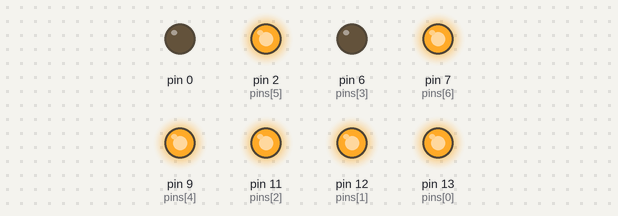
A program run on a simulated Arduino Uno, built with avr-gcc and run on an emulated ATmega328P. On the bench: output pins drawn as LEDs (lit = HIGH).

Above: at 0.1 s.
At 4.1 s:
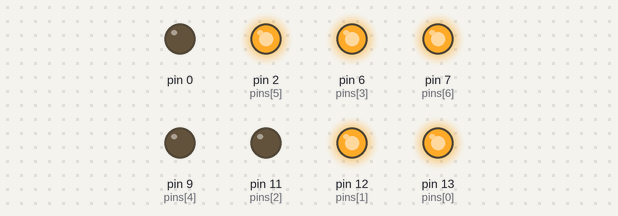
At 8.1 s:
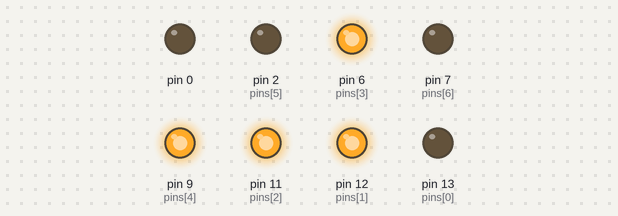
At 18.1 s:
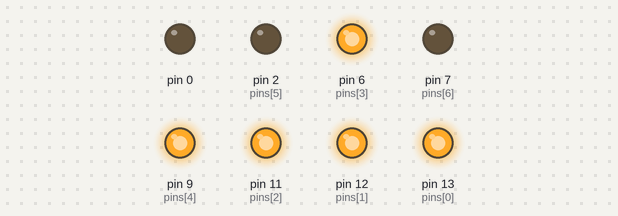
At 30.1 s:
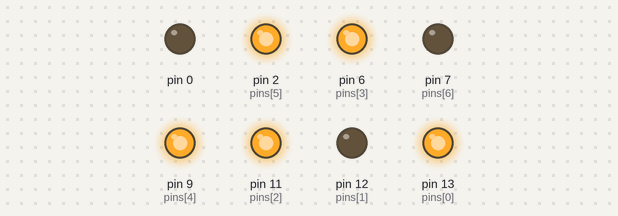
At 39.1 s:
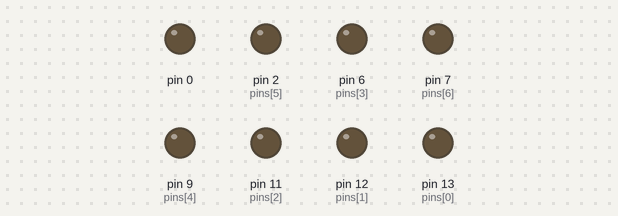
Timing chart, 0 to 40.0 s (numbered marks = the images above):
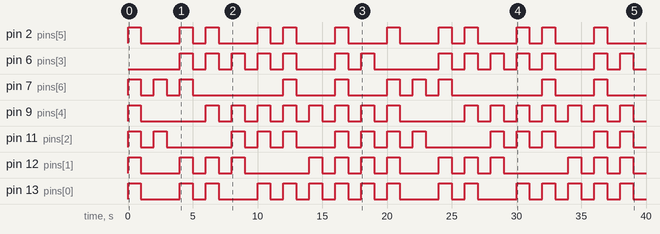

The program:

main.cpp
```cpp
#include <Arduino.h>
#if 0
const int a=13;
const int b=12;
const int f=11;
const int g=6;
const int c=9;
const int d=2;
const int e=7;
#endif
const uint8_t pins[]={  13,12,11,6,9,2,7};
const byte pinOut[10][7]={{1,1,1,0,1,1,1},
                          {0,0,1,0,0,0,1},
                          {1,1,0,1,0,1,1},
                          {1,1,0,1,1,1,0},
                          {0,1,1,1,1,0,0},
                          {1,0,1,1,1,1,0},
                          {1,0,1,1,1,1,1},
                          {1,1,0,0,1,0,0},
                          {1,1,1,1,1,1,1},
                          {1,1,1,1,1,0,0}
                          };
void dispAll(int digit){
for (int i = 0; i < 7; i++)
{
  digitalWrite(pins[i],pinOut[digit][i]);

}
delay(1000);
for (int i = 0; i < 7; i++)
{
  digitalWrite(pins[i],LOW);

}


}
 #if 0
void disp0(){
  digitalWrite(a,HIGH);
  digitalWrite(b,HIGH);
  digitalWrite(f,HIGH);
  digitalWrite(e,HIGH);
  digitalWrite(d,HIGH);
  digitalWrite(c,HIGH);
  delay(2000);
  digitalWrite(a,LOW);
  digitalWrite(b,LOW);
  digitalWrite(f,LOW);
  digitalWrite(e,LOW);
  digitalWrite(d,LOW);
  digitalWrite(c,LOW);


}
void disp1(){
   digitalWrite(f,HIGH);

  digitalWrite(e,HIGH);
  delay(2000);
  digitalWrite(f,LOW);
  digitalWrite(e,LOW);
}
void disp2(){
 digitalWrite(a,HIGH);
  digitalWrite(b,HIGH);
  digitalWrite(g,HIGH);
  digitalWrite(e,HIGH);
  digitalWrite(d,HIGH);
  delay(2000);
   digitalWrite(a,LOW);
  digitalWrite(b,LOW);
  digitalWrite(g,LOW);
  digitalWrite(e,LOW);
  digitalWrite(d,LOW);

}
void disp3(){
 digitalWrite(a,HIGH);
  digitalWrite(b,HIGH);
  digitalWrite(g,HIGH);
  digitalWrite(c,HIGH);
  digitalWrite(d,HIGH);
  delay(2000);
  digitalWrite(a,LOW);
  digitalWrite(b,LOW);
  digitalWrite(g,LOW);
  digitalWrite(c,LOW);
  digitalWrite(d,LOW);
}
void disp4(){
  digitalWrite(f,HIGH);
  digitalWrite(b,HIGH);
  digitalWrite(g,HIGH);
  digitalWrite(c,HIGH);
  delay(2000);
  digitalWrite(f,LOW);
  digitalWrite(b,LOW);
  digitalWrite(g,LOW);
  digitalWrite(c,LOW);
}
void disp5(){
digitalWrite(a,HIGH);
  digitalWrite(f,HIGH);
  digitalWrite(g,HIGH);
  digitalWrite(c,HIGH);
  digitalWrite(d,HIGH);
  delay(2000);
  digitalWrite(a,LOW);
  digitalWrite(f,LOW);
  digitalWrite(g,LOW);
  digitalWrite(c,LOW);
  digitalWrite(d,LOW);


}
void disp6(){
digitalWrite(a,HIGH);
  digitalWrite(f,HIGH);
  digitalWrite(g,HIGH);
  digitalWrite(c,HIGH);
  digitalWrite(d,HIGH);
    digitalWrite(e,HIGH);
  delay(2000);
  digitalWrite(a,LOW);
  digitalWrite(f,LOW);
  digitalWrite(g,LOW);
  digitalWrite(c,LOW);
  digitalWrite(d,LOW);
    digitalWrite(e,LOW);
}
void disp7(){
digitalWrite(a,HIGH);
  digitalWrite(b,HIGH);
  digitalWrite(c,HIGH);
  delay(2000);
  digitalWrite(a,LOW);
  digitalWrite(b,LOW);
  digitalWrite(c,LOW);
}
void disp8(){

  digitalWrite(a,HIGH);
  digitalWrite(f,HIGH);
  digitalWrite(g,HIGH);
  digitalWrite(c,HIGH);
  digitalWrite(d,HIGH);
    digitalWrite(e,HIGH);
    digitalWrite(b,HIGH);
    delay(2000);
     digitalWrite(a,LOW);
  digitalWrite(f,LOW);
  digitalWrite(g,LOW);
  digitalWrite(c,LOW);
  digitalWrite(d,LOW);
    digitalWrite(e,LOW);
    digitalWrite(b,LOW);
}
void disp9(){
digitalWrite(a,HIGH);
  digitalWrite(f,HIGH);
  digitalWrite(g,HIGH);
  digitalWrite(c,HIGH);
  digitalWrite(b,HIGH);

    delay(2000);
    digitalWrite(a,LOW);
  digitalWrite(f,LOW);
  digitalWrite(g,LOW);
  digitalWrite(c,LOW);
  digitalWrite(b,LOW);
}
#endif
void setup() {
  for (int i = 0; i < 10; i++)
  {
    pinMode(pins[i],OUTPUT);
  }

}

void loop() {
 for (int i = 0; i < 10; i++)
 {
  dispAll(i);
  delay(1000);
 }


}
```

Measured:
- by itself, pin 2 (pins[5]): LOW → HIGH at 0.00 s, → LOW 1.0 s later, → HIGH 3.0 s later, → LOW 1.0 s later, … (24 changes in this stretch)
- by itself, pin 6 (pins[3]): LOW → HIGH at 4.0 s, → LOW 1.0 s later, → HIGH 1.0 s later, → LOW 1.0 s later, … (28 changes in this stretch)
- by itself, pin 7 (pins[6]): LOW → HIGH at 0.00 s, → LOW 1.0 s later, → HIGH 1.0 s later, → LOW 1.0 s later, … (20 changes in this stretch)
- by itself, pin 9 (pins[4]): LOW → HIGH at 0.00 s, → LOW 1.0 s later, → HIGH 5.0 s later, → LOW 1.0 s later, … (32 changes in this stretch)
- by itself, pin 11 (pins[2]): LOW → HIGH at 0.00 s, → LOW 1.0 s later, → HIGH 1.0 s later, → LOW 1.0 s later, … (28 changes in this stretch)
- by itself, pin 12 (pins[1]): LOW → HIGH at 0.00 s, → LOW 1.0 s later, → HIGH 3.0 s later, → LOW 1.0 s later, … (28 changes in this stretch)
- by itself, pin 13 (pins[0]): LOW → HIGH at 0.00 s, → LOW 1.0 s later, → HIGH 3.0 s later, → LOW 1.0 s later, … (32 changes in this stretch)
